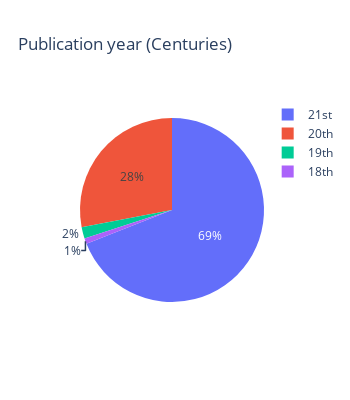

Here is the notebook cell this chart was saved with:
### Code cell
# Year published

fig = px.pie(books, names='Centuries', title='Publication year (Centuries)')

fig.update_layout(
    width=350,
    height=400
)

fig.show()

### Figure 1 — Plotly figure (JSON) as saved in the notebook; plotly's stock layout.template omitted (floating-point values rounded to 4 significant figures)
{"data": [{"domain": {"x": [0, 1], "y": [0, 1]}, "hovertemplate": "Centuries=%{label}<extra></extra>", "labels": ["20th", "21st", "21st", "21st", "21st", "21st", "21st", "21st", "21st", "21st", "21st", "21st", "21st", "20th", "20th", "21st", "21st", "21st", "20th", "20th", "20th", "21st", "20th", "21st", "21st", "20th", "21st", "20th", "21st", "21st", "19th", "20th", "21st", "21st", "21st", "21st", "21st", "21st", "21st", "21st", "18th", "21st", "21st", "20th", "20th", "20th", "20th", "21st", "21st", "20th", "21st", "21st", "20th", "21st", "21st", "21st", "19th", "21st", "20th", "21st", "21st", "21st", "21st", "21st", "20th", "21st", "21st", "21st", "21st", "20th", "21st", "21st", "20th", "21st", "21st", "21st", "21st", "20th", "21st", "21st", "21st", "21st", "21st", "21st", "20th", "21st", "20th", "21st", "21st", "20th", "21st", "21st", "20th", "20th", "21st", "20th", "21st", "21st", "20th", "21st"], "legendgroup": "", "name": "", "showlegend": true, "type": "pie"}], "layout": {"height": 400, "legend": {"tracegroupgap": 0}, "title": {"text": "Publication year (Centuries)"}, "width": 350}}
